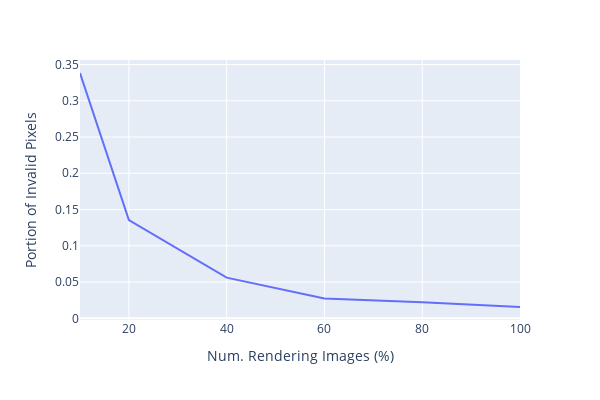

Source (notebook cell):
### Code cell
fig = px.line(
    df.groupby("num_render_images_percentage")["percentage_invalid"].mean().reset_index(),
    x="num_render_images_percentage",
    y="percentage_invalid",
    labels={
        "num_render_images_percentage": "Num. Rendering Images (%)",
        "percentage_invalid": "Portion of Invalid Pixels",
    }
)
fig.update_layout( autosize=False, width=600, height=400)
fig.write_image(f"../figures/fewer_rendering_images_portion_invalid.pdf")
fig.show()

### Figure 1 — Plotly figure (JSON) as saved in the notebook; plotly's stock layout.template omitted (floating-point values rounded to 4 significant figures)
{"data": [{"hovertemplate": "Num. Rendering Images (%)=%{x}<br>Portion of Invalid Pixels=%{y}<extra></extra>", "legendgroup": "", "line": {"color": "#636efa", "dash": "solid"}, "marker": {"symbol": "circle"}, "mode": "lines", "name": "", "orientation": "v", "showlegend": false, "type": "scatter", "x": [10, 20, 40, 60, 80, 100], "xaxis": "x", "y": [0.3383, 0.1354, 0.05608, 0.02735, 0.02205, 0.01561], "yaxis": "y"}], "layout": {"autosize": false, "height": 400, "legend": {"tracegroupgap": 0}, "margin": {"t": 60}, "width": 600, "xaxis": {"anchor": "y", "domain": [0, 1], "title": {"text": "Num. Rendering Images (%)"}}, "yaxis": {"anchor": "x", "domain": [0, 1], "title": {"text": "Portion of Invalid Pixels"}}}}
